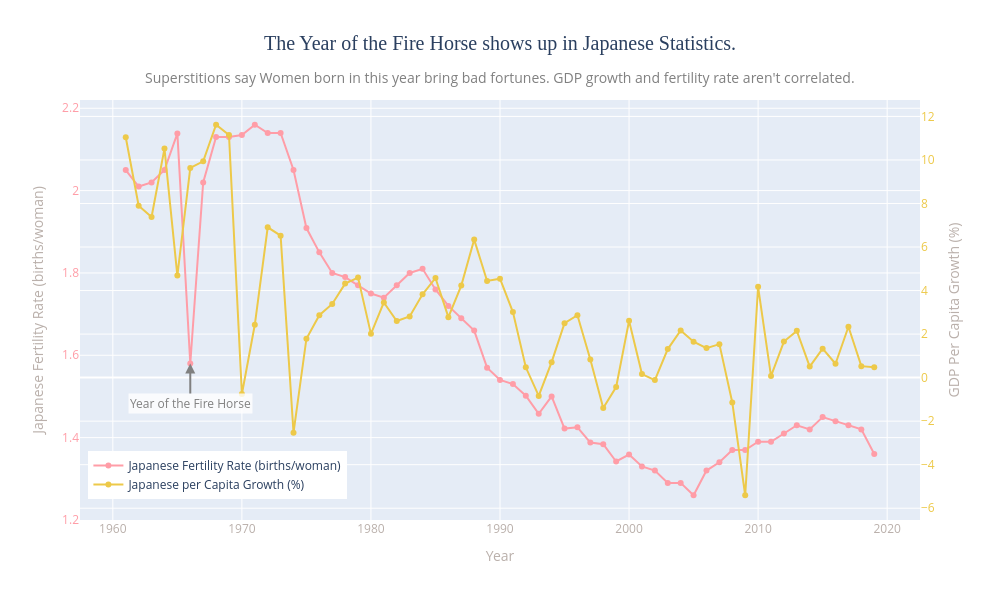

Notebook code cell kept with this figure:
### Code cell
import plotly.graph_objects as go

# Assuming japan_data is a pandas DataFrame
fig = go.Figure()
japan_data = get_country("JPN", True)
birthrate_1966 = japan_data[japan_data['Year'] == 1966]['Fertility rate, total (births per woman)'].values[0]

# Fertility Rate trace
fig.add_trace(
    go.Scatter(
        x=japan_data['Year'],
        y=japan_data['Fertility rate, total (births per woman)'],
        mode='lines+markers',
        name='Japanese Fertility Rate (births/woman)',
        line=dict(color='#ff9da7'),
        yaxis='y1'
    )
)

# GDP Per Capita Growth trace
fig.add_trace(
    go.Scatter(
        x=japan_data['Year'],
        y=japan_data['gdp_per_capita_growth_(annual_%)'],
        mode='lines+markers',
        name='Japanese per Capita Growth (%)',
        line=dict(color='#edc949'),
        yaxis='y2'
    )
)

# Layout with dual y-axes
fig.update_layout(
    title=dict(
        text='The Year of the Fire Horse shows up in Japanese Statistics.',
        x=0.5,  # Center the title
        xanchor='center',
        font=dict(size=20, 
                  family = "Calibri")
    ),
    annotations= [dict(
        x=1966,
        y=birthrate_1966,
        xref='x',
        yref='y',
        text='Year of the Fire Horse',
        showarrow=True,
        ax=0,      # shift arrow tail 80 pixels to the right
        ay=40,
        arrowhead=2,       # adds a visible arrow style
        arrowsize=1,
        arrowwidth=2,
        arrowcolor='gray',
        font=dict(color='gray'),
        bgcolor='rgba(255,255,255,0.8)',
        borderwidth=1
    ),         
    dict(
            x=0.5,  # Centered horizontally
            y=1.08,  # Slightly above the main title
            xref='paper',
            yref='paper',
            text="Superstitions say Women born in this year bring bad fortunes. GDP growth and fertility rate aren't correlated.",
            showarrow=False,
            font=dict(size=14, color='gray'),
            xanchor='center'
        )
    ], 
    xaxis=dict(title='Year',
               titlefont=dict(color='#bab0ab'),
               tickfont=dict(color='#bab0ab')),
    yaxis=dict(
        title='Japanese Fertility Rate (births/woman)',
        titlefont=dict(color='#bab0ab'),
        tickfont=dict(color='#ff9da7')
    ),
    yaxis2=dict(
        title='GDP Per Capita Growth (%)',
        titlefont=dict(color='#bab0ab'),
        tickfont=dict(color='#edc949'),
        overlaying='y',
        side='right', 
    ),
    legend=dict(x=0.01, y=0.05),
    width=1000,
    height=600
)



fig.show()

### Figure 1 — Plotly figure (JSON) as saved in the notebook; plotly's stock layout.template omitted (floating-point values rounded to 4 significant figures)
{"data": [{"line": {"color": "#ff9da7"}, "mode": "lines+markers", "name": "Japanese Fertility Rate (births/woman)", "type": "scatter", "x": [1961, 1962, 1963, 1964, 1965, 1966, 1967, 1968, 1969, 1970, 1971, 1972, 1973, 1974, 1975, 1976, 1977, 1978, 1979, 1980, 1981, 1982, 1983, 1984, 1985, 1986, 1987, 1988, 1989, 1990, 1991, 1992, 1993, 1994, 1995, 1996, 1997, 1998, 1999, 2000, 2001, 2002, 2003, 2004, 2005, 2006, 2007, 2008, 2009, 2010, 2011, 2012, 2013, 2014, 2015, 2016, 2017, 2018, 2019], "y": [2.05, 2.01, 2.02, 2.05, 2.139, 1.58, 2.02, 2.13, 2.13, 2.135, 2.16, 2.14, 2.14, 2.05, 1.909, 1.85, 1.8, 1.79, 1.77, 1.75, 1.74, 1.77, 1.8, 1.81, 1.76, 1.72, 1.69, 1.66, 1.57, 1.54, 1.53, 1.502, 1.458, 1.5, 1.422, 1.425, 1.388, 1.384, 1.342, 1.359, 1.33, 1.32, 1.29, 1.29, 1.26, 1.32, 1.34, 1.37, 1.37, 1.39, 1.39, 1.41, 1.43, 1.42, 1.45, 1.44, 1.43, 1.42, 1.36], "yaxis": "y"}, {"line": {"color": "#edc949"}, "mode": "lines+markers", "name": "Japanese per Capita Growth (%)", "type": "scatter", "x": [1961, 1962, 1963, 1964, 1965, 1966, 1967, 1968, 1969, 1970, 1971, 1972, 1973, 1974, 1975, 1976, 1977, 1978, 1979, 1980, 1981, 1982, 1983, 1984, 1985, 1986, 1987, 1988, 1989, 1990, 1991, 1992, 1993, 1994, 1995, 1996, 1997, 1998, 1999, 2000, 2001, 2002, 2003, 2004, 2005, 2006, 2007, 2008, 2009, 2010, 2011, 2012, 2013, 2014, 2015, 2016, 2017, 2018, 2019], "y": [11.04, 7.902, 7.38, 10.52, 4.686, 9.632, 9.939, 11.62, 11.15, -0.7506, 2.427, 6.905, 6.523, -2.53, 1.788, 2.867, 3.385, 4.318, 4.595, 2.01, 3.453, 2.598, 2.805, 3.827, 4.577, 2.778, 4.227, 6.342, 4.44, 4.545, 3.012, 0.4744, -0.8399, 0.7115, 2.501, 2.866, 0.8355, -1.397, -0.4339, 2.608, 0.1647, -0.1145, 1.311, 2.17, 1.653, 1.356, 1.537, -1.141, -5.405, 4.173, 0.06976, 1.657, 2.148, 0.508, 1.33, 0.6379, 2.336, 0.5267, 0.4801], "yaxis": "y2"}], "layout": {"annotations": [{"arrowcolor": "gray", "arrowhead": 2, "arrowsize": 1, "arrowwidth": 2, "ax": 0, "ay": 40, "bgcolor": "rgba(255,255,255,0.8)", "borderwidth": 1, "font": {"color": "gray"}, "showarrow": true, "text": "Year of the Fire Horse", "x": 1966, "xref": "x", "y": 1.58, "yref": "y"}, {"font": {"color": "gray", "size": 14}, "showarrow": false, "text": "Superstitions say Women born in this year bring bad fortunes. GDP growth and fertility rate aren't correlated.", "x": 0.5, "xanchor": "center", "xref": "paper", "y": 1.08, "yref": "paper"}], "height": 600, "legend": {"x": 0.01, "y": 0.05}, "title": {"font": {"family": "Calibri", "size": 20}, "text": "The Year of the Fire Horse shows up in Japanese Statistics.", "x": 0.5, "xanchor": "center"}, "width": 1000, "xaxis": {"tickfont": {"color": "#bab0ab"}, "title": {"font": {"color": "#bab0ab"}, "text": "Year"}}, "yaxis": {"tickfont": {"color": "#ff9da7"}, "title": {"font": {"color": "#bab0ab"}, "text": "Japanese Fertility Rate (births/woman)"}}, "yaxis2": {"overlaying": "y", "side": "right", "tickfont": {"color": "#edc949"}, "title": {"font": {"color": "#bab0ab"}, "text": "GDP Per Capita Growth (%)"}}}}
